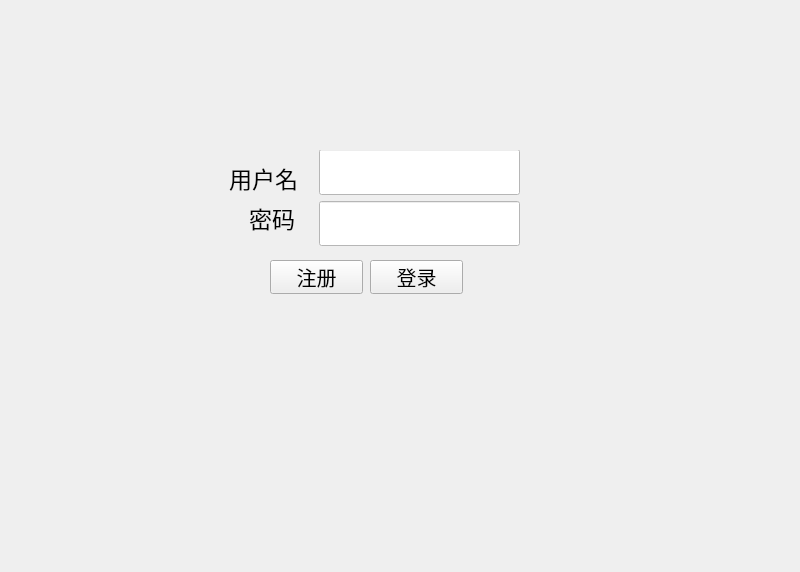
<?xml version="1.0" encoding="UTF-8"?>
<ui version="4.0">
 <class>Widget</class>
 <widget class="QWidget" name="Widget">
  <property name="geometry">
   <rect>
    <x>0</x>
    <y>0</y>
    <width>800</width>
    <height>572</height>
   </rect>
  </property>
  <property name="windowTitle">
   <string>Form</string>
  </property>
  <widget class="QWidget" name="widget" native="true">
   <property name="geometry">
    <rect>
     <x>220</x>
     <y>150</y>
     <width>311</width>
     <height>161</height>
    </rect>
   </property>
   <property name="styleSheet">
    <string notr="true"/>
   </property>
   <widget class="QPushButton" name="loginButton">
    <property name="geometry">
     <rect>
      <x>150</x>
      <y>110</y>
      <width>93</width>
      <height>34</height>
     </rect>
    </property>
    <property name="font">
     <font>
      <family>方正喵呜体</family>
      <pointsize>15</pointsize>
     </font>
    </property>
    <property name="text">
     <string>登录</string>
    </property>
   </widget>
   <widget class="QLabel" name="label">
    <property name="geometry">
     <rect>
      <x>9</x>
      <y>9</y>
      <width>91</width>
      <height>38</height>
     </rect>
    </property>
    <property name="font">
     <font>
      <family>方正卡通简体</family>
      <pointsize>17</pointsize>
     </font>
    </property>
    <property name="text">
     <string>用户名</string>
    </property>
   </widget>
   <widget class="QWidget" name="widget_5" native="true">
    <property name="geometry">
     <rect>
      <x>99</x>
      <y>-1</y>
      <width>201</width>
      <height>97</height>
     </rect>
    </property>
    <layout class="QVBoxLayout" name="verticalLayout_4">
     <item>
      <widget class="QLineEdit" name="userLineEdit">
       <property name="font">
        <font>
         <family>Agency FB</family>
         <pointsize>22</pointsize>
        </font>
       </property>
       <property name="styleSheet">
        <string notr="true">background-color: rgb(255, 255, 255);</string>
       </property>
       <property name="text">
        <string/>
       </property>
      </widget>
     </item>
     <item>
      <widget class="QLineEdit" name="passwdLineEdit">
       <property name="font">
        <font>
         <family>Agency FB</family>
         <pointsize>22</pointsize>
        </font>
       </property>
       <property name="styleSheet">
        <string notr="true">background-color: rgb(255, 255, 255);</string>
       </property>
       <property name="text">
        <string/>
       </property>
      </widget>
     </item>
    </layout>
   </widget>
   <widget class="QPushButton" name="registerButton">
    <property name="geometry">
     <rect>
      <x>50</x>
      <y>110</y>
      <width>93</width>
      <height>34</height>
     </rect>
    </property>
    <property name="font">
     <font>
      <family>方正喵呜体</family>
      <pointsize>15</pointsize>
     </font>
    </property>
    <property name="text">
     <string>注册</string>
    </property>
   </widget>
   <widget class="QLabel" name="label_2">
    <property name="geometry">
     <rect>
      <x>29</x>
      <y>49</y>
      <width>71</width>
      <height>37</height>
     </rect>
    </property>
    <property name="font">
     <font>
      <family>方正卡通简体</family>
      <pointsize>17</pointsize>
     </font>
    </property>
    <property name="text">
     <string>密码</string>
    </property>
   </widget>
  </widget>
 </widget>
 <resources/>
 <connections/>
</ui>
